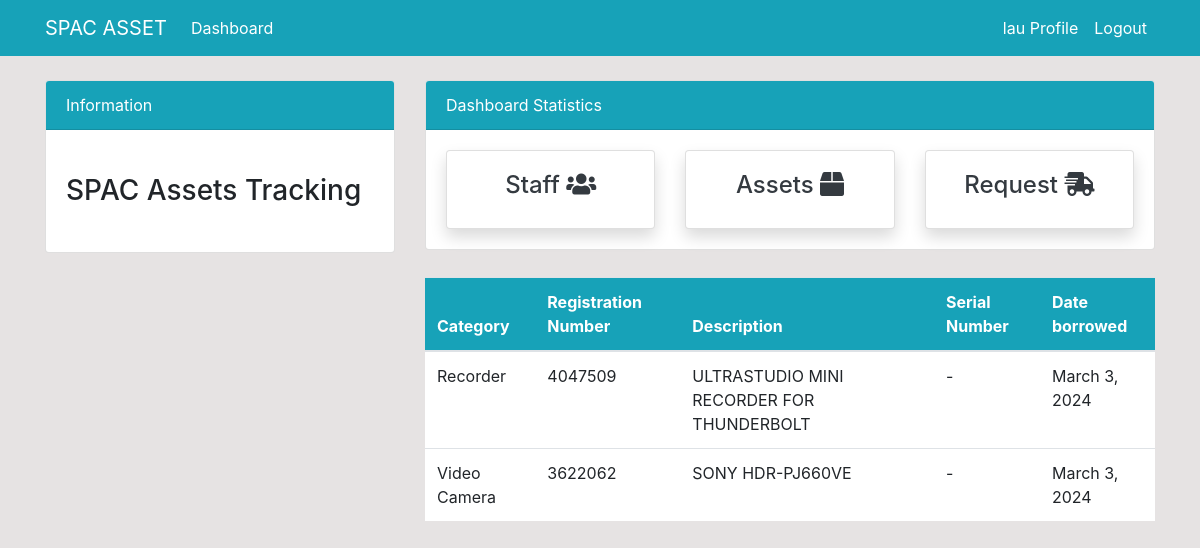
Page /dashboard/staff/details/5 (signed in) on the committed database.
### dashboard/models.py (models this page shows, shortened)
class BorrowTransaction(models.Model):
    asset = models.ForeignKey(Assets, on_delete=models.CASCADE)
    staff_member = models.ForeignKey(User, on_delete=models.CASCADE)
    date_borrowed = models.DateField(auto_now=True)
    date_returned = models.DateField(null=True, blank = True)

class Assets(models.Model):
    name = models.CharField(max_length = 100, null = True, verbose_name="Registration Number")
    category = models.CharField(max_length = 100, choices=CATEGORY, null = True)
    description = models.CharField(max_length=200, null = True)
    serial_number = models.CharField(max_length = 100, null = True)
    note = models.CharField(max_length=200, null = True)
    is_available = models.BooleanField(default=True)
    date_added = models.DateField()
    class Meta:
        verbose_name_plural = 'Store'

### dashboard/views.py (the view)
# urls.py: path('staff/details/<int:pk>', views.staff_details, name = 'dashboard-staff-details'),
@login_required(login_url='user-login')
def staff_details(request, pk):
    workers = User.objects.get(id=pk)
    items_borrowed = BorrowTransaction.objects.all().filter(date_returned=None)
    items_borrowed = items_borrowed.filter(staff_member=workers)
    context = {
        'workers': workers,
        'items_borrowed': items_borrowed
    }
    return render(request, 'dashboard/staff_details.html', context)

### templates/dashboard/staff_details.html (shortened to what this page needs)
{% extends 'partials/base.html' %}
{% block content %}
{% include 'partials/topside.html' %}
<div class="row my-4">
    <div class="col-md-4"></div>
    <div class="col-md-8">
        <table class="table bg-white">
            <thead class="bg-info text-white">
                <tr>
                    <th scope="col">Category</th>
                    <th scope="col">Registration Number</th>
                    <th scope="col">Description</th>
                    <th scope="col">Serial Number</th>
                    <th scope="col">Date borrowed</th>
                </tr>
            </thead>
            <tbody>
                {% for items_borrowed in items_borrowed %}
                <tr>
                    <td>{{ items_borrowed.asset.category }}</td>
                    <td>{{ items_borrowed.asset.name }}</td>
                    <td>{{ items_borrowed.asset.description }}</td>
                    <td>{{ items_borrowed.asset.serial_number }}</td>
                    <td>{{ items_borrowed.date_borrowed }}</td>
                </tr>
                {% endfor %}
            </tbody>
        </table>
    </div>
</div>
{% endblock %}

### templates/partials/nav.html (shortened to what this page needs)
<nav class="navbar navbar-expand-lg navbar-info bg-info">
    <div class="container">
        {% if user.is_authenticated %}
        <a class="navbar-brand text-white" href="{% url 'dashboard-index' %}">SPAC ASSET</a>
        <div class="collapse navbar-collapse" id="navbarSupportedContent">
            <ul class="navbar-nav mr-auto">
                <li class="nav-item active">
                    <a class="nav-link text-white" href="{% url 'dashboard-index' %}">Dashboard </a>
                </li>
            </ul>
            <ul class="navbar-nav ml-auto">
                <li class="nav-item active">
                    <a class="nav-link text-white" href="{% url 'user-profile' %}">{{ user.username }} Profile
                        <span class="sr-only">(current)</span></a>
                </li>
                <li class="nav-item">
                    <a class="nav-link text-white" href="{% url 'user-logout' %}">Logout</a>
                </li>
            </ul>
            {% endif %}
        </div>
    </div>
</nav>

### static/style.css (style rules this page uses)
body { background: rgb(230, 227, 227); }

### rows in the picture
BorrowTransaction: asset.category "Recorder", asset.name "4047509", asset.description "ULTRASTUDIO MINI RECORDER FOR THUNDERBOLT", asset.serial_number "-", date_borrowed "March 3, 2024"
BorrowTransaction: asset.category "Video Camera", asset.name "3622062", asset.description "SONY HDR-PJ660VE", asset.serial_number "-", date_borrowed "March 3, 2024"

### other values in the picture
{{ user.username }} "lau"
